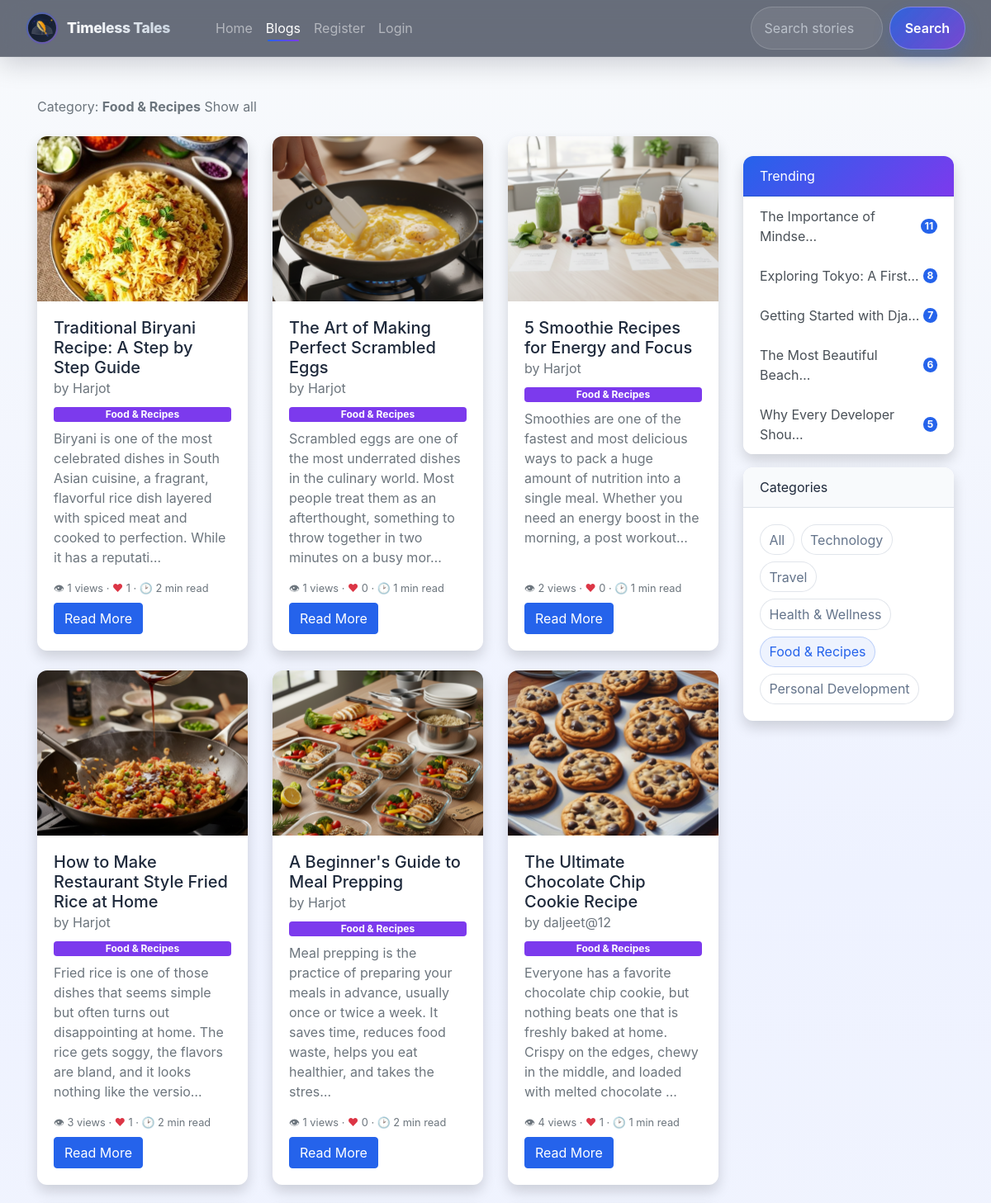
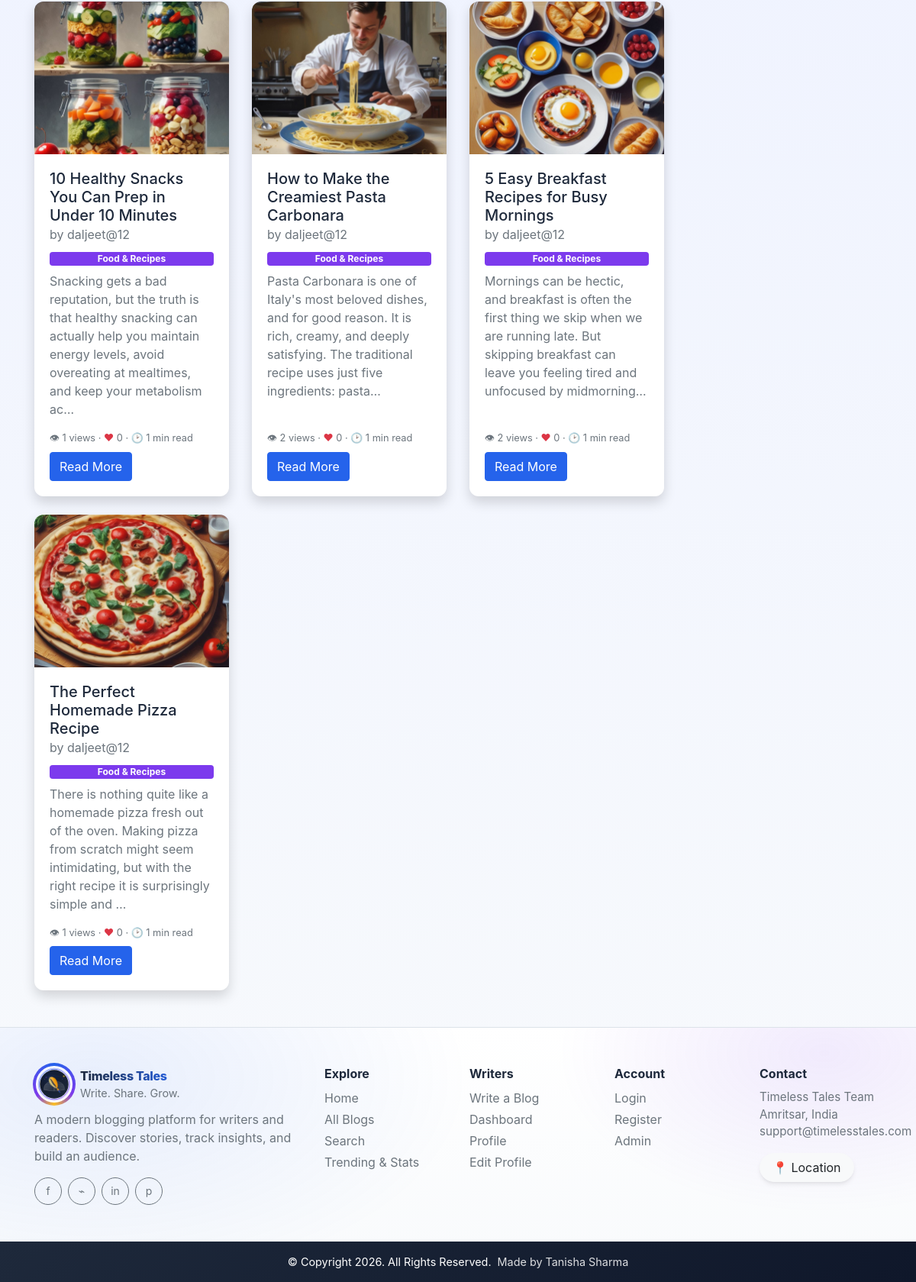
Screenshot of /category/food-recipes/ with the database file from the repository (2 pictures, top to bottom).
### home/models.py (models this page shows, shortened)
class Category(models.Model):
    name = models.CharField(max_length=100, unique=True)
    slug = models.SlugField(max_length=100, unique=True, blank=True)

class BlogPost(models.Model):
    STATUS_CHOICES = [
        ('draft', 'Draft'),
        ('published', 'Published'),
    ]
    title = models.CharField(max_length=255)
    author = models.ForeignKey(User, on_delete=models.CASCADE)
    slug = models.CharField(max_length=130)
    content = models.TextField()
    image = models.ImageField(upload_to="profile_pics", blank=True, null=True)
    dateTime = models.DateTimeField(auto_now_add=True)
    views = models.PositiveIntegerField(default=0)
    likes = models.PositiveIntegerField(default=0)
    status = models.CharField(max_length=10, choices=STATUS_CHOICES, default='draft')
    category = models.ForeignKey(Category, on_delete=models.SET_NULL, null=True, blank=True)
    tags = models.ManyToManyField(Tag, blank=True)
    def read_time_minutes(self):
        import math
        words = len(self.content.split())
        return max(1, math.ceil(words / 200))

### home/views.py (the view)
# urls.py: path("category/<str:slug>/", views.category_filter, name="category_filter"),
def category_filter(request, slug):
    cat = Category.objects.filter(slug=slug).first()
    if not cat:
        return redirect('home')
    posts = BlogPost.objects.filter(status='published', category=cat).order_by('-dateTime')
    return render(request, "blog.html", {
        'posts': posts,
        'top_blogs': BlogPost.objects.filter(status='published').order_by('-views')[:5],
        'categories': Category.objects.all(),
        'current_category': cat,
    })

### home/templates/blog.html (shortened to what this page needs)
{% extends 'base.html' %}
{% block blogsactive %}active{% endblock blogsactive %}
{% block body %}
<div class="container mt-5 mb-5">
    {% if current_category %}
    <p class="text-muted mb-4">Category: <strong>{{ current_category.name }}</strong> <a href="/blogs/" class="text-decoration-none">Show all</a></p>
    {% endif %}
    <div class="row">
        <div class="col-lg-9">
            <div class="row g-4 posts-grid">
                {% for post in posts %}
                <div class="col-12 col-md-6 col-xl-4 blog-card">
                    <div class="card shadow h-100">
                        <div class="blog-card-img-wrap card-img-top">
                            {% if post.image %}
                            <img src="{{ post.image.url }}" alt="{{ post.title }}">
                            {% else %}
                            <span class="blog-placeholder">📖</span>
                            {% endif %}
                        </div>
                        <div class="card-body d-flex flex-column">
                            <h5 class="card-title">{{ post.title }}<br><small class="text-muted">by {{ post.author }}</small></h5>
                            {% if post.category %}<span class="badge mb-2" style="background: var(--blog-accent);">{{ post.category.name }}</span>{% endif %}
                            <p class="card-text flex-grow-1 text-secondary">{{ post.content|truncatechars:180 }}</p>
                            <div class="text-muted small mb-2">
                                👁 {{ post.views }} views · <span class="text-danger">❤</span> {{ post.likes }} · 🕑 {{ post.read_time_minutes }} min read
                            </div>
                            <a href="{% url 'blogs_comments' post.slug %}" class="btn btn-primary align-self-start">Read More</a>
                        </div>
                    </div>
                </div>
                {% empty %}
                <div class="col-12"><p class="text-muted">No published blogs yet.</p></div>
                {% endfor %}
            </div>
        </div>
        <div class="col-lg-3 my-4">
            <div class="sidebar-sticky">
                <div class="card shadow sidebar-card">
                    <div class="card-header text-white" style="background: linear-gradient(135deg, var(--blog-primary), var(--blog-accent));">Trending</div>
                    <div class="list-group list-group-flush">
                        {% for blog in top_blogs %}
                        <a href="{% url 'blogs_comments' blog.slug %}" class="list-group-item list-group-item-action d-flex justify-content-between align-items-center">
                            <span>{{ blog.title|truncatechars:25 }}</span>
                            <span class="badge rounded-pill" style="background: var(--blog-primary);">{{ blog.views }}</span>
                        </a>
                        {% empty %}
                        <div class="list-group-item text-muted">No data yet.</div>
                        {% endfor %}
                    </div>
                </div>
                {% if categories %}
                <div class="card shadow mt-3 sidebar-card">
                    <div class="card-header" style="background: var(--blog-surface); color: var(--blog-text); border-bottom: 1px solid var(--blog-border);">Categories</div>
                    <div class="card-body d-flex flex-wrap gap-2">
                        <a href="/blogs/" class="category-pill {% if not current_category %}active{% endif %}">All</a>
                        {% for cat in categories %}
                        <a href="{% url 'category_filter' cat.slug %}" class="category-pill {% if current_category and current_category.id == cat.id %}active{% endif %}">{{ cat.name }}</a>
                        {% endfor %}
                    </div>
                </div>
                {% endif %}
            </div>
        </div>
    </div>
</div>
{% endblock %}

### rows the page displays
Category: name "Food & Recipes"
BlogPost: image (picture), title "Traditional Biryani Recipe: A Step by Step Guide", author "Harjot", category.name "Food & Recipes", content "Biryani is one of the most celebrated dishes in South Asian cuisine, a fragrant, flavorful rice dish layered with spiced meat and cooked to perfection. While it has a reputati…", views "1", likes "1", read_time_minutes "2"
BlogPost: image (picture), title "The Art of Making Perfect Scrambled Eggs", author "Harjot", category.name "Food & Recipes", content "Scrambled eggs are one of the most underrated dishes in the culinary world. Most people treat them as an afterthought, something to throw together in two minutes on a busy mor…", views "1", likes "0", read_time_minutes "1"
BlogPost: image (picture), title "5 Smoothie Recipes for Energy and Focus", author "Harjot", category.name "Food & Recipes", content "Smoothies are one of the fastest and most delicious ways to pack a huge amount of nutrition into a single meal. Whether you need an energy boost in the morning, a post workout…", views "2", likes "0", read_time_minutes "1"
BlogPost: image (picture), title "How to Make Restaurant Style Fried Rice at Home", author "Harjot", category.name "Food & Recipes", content "Fried rice is one of those dishes that seems simple but often turns out disappointing at home. The rice gets soggy, the flavors are bland, and it looks nothing like the versio…", views "3", likes "1", read_time_minutes "2"
BlogPost: image (picture), title "A Beginner's Guide to Meal Prepping", author "Harjot", category.name "Food & Recipes", content "Meal prepping is the practice of preparing your meals in advance, usually once or twice a week. It saves time, reduces food waste, helps you eat healthier, and takes the stres…", views "1", likes "0", read_time_minutes "2"
BlogPost: image (picture), title "The Ultimate Chocolate Chip Cookie Recipe", author "daljeet@12", category.name "Food & Recipes", content "Everyone has a favorite chocolate chip cookie, but nothing beats one that is freshly baked at home. Crispy on the edges, chewy in the middle, and loaded with melted chocolate …", views "4", likes "1", read_time_minutes "1"
BlogPost: image (picture), title "10 Healthy Snacks You Can Prep in Under 10 Minutes", author "daljeet@12", category.name "Food & Recipes", content "Snacking gets a bad reputation, but the truth is that healthy snacking can actually help you maintain energy levels, avoid overeating at mealtimes, and keep your metabolism ac…", views "1", likes "0", read_time_minutes "1"
BlogPost: image (picture), title "How to Make the Creamiest Pasta Carbonara", author "daljeet@12", category.name "Food & Recipes", content "Pasta Carbonara is one of Italy's most beloved dishes, and for good reason. It is rich, creamy, and deeply satisfying. The traditional recipe uses just five ingredients: pasta…", views "2", likes "0", read_time_minutes "1"
BlogPost: image (picture), title "5 Easy Breakfast Recipes for Busy Mornings", author "daljeet@12", category.name "Food & Recipes", content "Mornings can be hectic, and breakfast is often the first thing we skip when we are running late. But skipping breakfast can leave you feeling tired and unfocused by midmorning…", views "2", likes "0", read_time_minutes "1"
BlogPost: image (picture), title "The Perfect Homemade Pizza Recipe", author "daljeet@12", category.name "Food & Recipes", content "There is nothing quite like a homemade pizza fresh out of the oven. Making pizza from scratch might seem intimidating, but with the right recipe it is surprisingly simple and …", views "1", likes "0", read_time_minutes "1"
BlogPost: title "The Importance of Mindse…", views "11"
BlogPost: title "Exploring Tokyo: A First…", views "8"
BlogPost: title "Getting Started with Dja…", views "7"
BlogPost: title "The Most Beautiful Beach…", views "6"
BlogPost: title "Why Every Developer Shou…", views "5"
Category: name "Technology"
Category: name "Travel"
Category: name "Health & Wellness"
Category: name "Personal Development"
